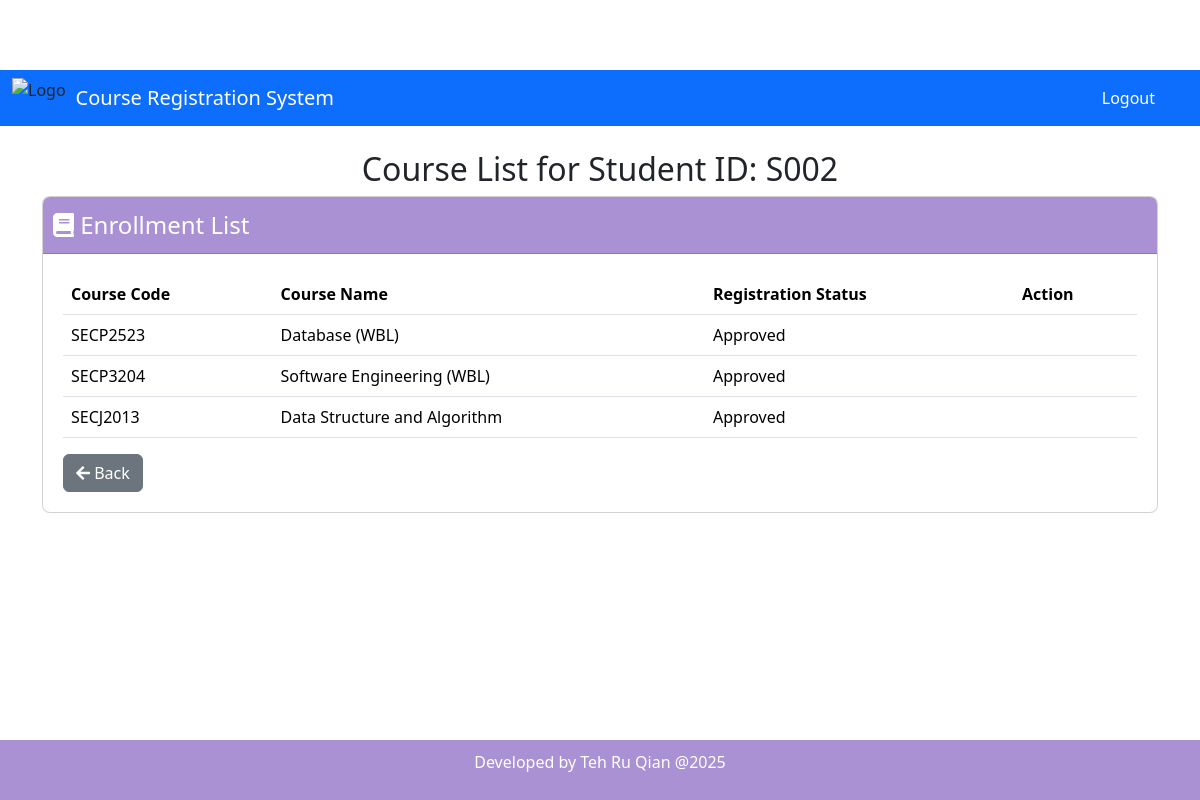
The page /lecturer/s_course_list.php?id=S002 (signed in) on the database its author committed.
### tables this page shows
CREATE TABLE `tb_enrollments` (
  `enrollment_id` int(11) NOT NULL,
  `student_id` varchar(11) NOT NULL,
  `course_id` int(11) NOT NULL,
  `semester` varchar(20) NOT NULL,
  `registration_date` date NOT NULL DEFAULT current_timestamp(),
  `registration_status` int(5) NOT NULL
);

CREATE TABLE `tb_courses` (
  `course_id` int(11) NOT NULL,
  `course_name` varchar(100) NOT NULL,
  `course_code` varchar(20) NOT NULL,
  `course_description` text DEFAULT NULL,
  `lecturer_id` varchar(11) NOT NULL,
  `max_students` int(11) NOT NULL
);

CREATE TABLE `tb_status` (
  `s_id` int(5) NOT NULL,
  `s_desc` varchar(30) NOT NULL
);

### lecturer/s_course_list.php (the view, shortened to what this page needs)
<?php
include '../db_connect.php';
include '../headerlecturer.php';
$student_id = $_GET['id'];
$sql = "SELECT e.enrollment_id, c.course_code, c.course_name, e.registration_status
        FROM tb_enrollments e
        JOIN tb_courses c ON e.course_id = c.course_id
        WHERE e.student_id = ?";
$stmt = $conn->prepare($sql);
$stmt->bind_param("s", $student_id);
$stmt->execute();
$course_result = $stmt->get_result();
?>
<div class="container">
<br>
<div class="jumbotron">
    <h2 style="text-align: center;">Course List for Student ID: <?php echo htmlspecialchars($student_id); ?></h2>
    <div class="card mb-3" style="border-radius: 0.5rem; overflow: hidden;">
        <div class="card-header" style="background-color: #a991d4; color: white; padding: 10px; font-size: 1.5rem;">
            <i class="fas fa-book"></i> Enrollment List
        </div>
    <div class="card-body" style="padding: 20px;">
    <table class="table table-hover align-middle">
        <thead>
            <tr>
                <th>Course Code</th>
                <th>Course Name</th>
                <th>Registration Status</th>
                <th>Action</th>
            </tr>
        </thead>
        <tbody>
        <?php
        if ($course_result->num_rows > 0) {
            while ($course = $course_result->fetch_assoc()) {
                echo "<tr>";
                echo "<td>" . htmlspecialchars($course['course_code']) . "</td>";
                echo "<td>" . htmlspecialchars($course['course_name']) . "</td>";
                $registration_status = $course['registration_status'];
                $status_sql = "SELECT s_desc FROM tb_status WHERE s_id = '$registration_status'";
                $status_result = mysqli_query($conn, $status_sql);
                $status_row = mysqli_fetch_assoc($status_result);
                $registration_status_desc = $status_row['s_desc'];
                echo "<td>" . htmlspecialchars($registration_status_desc) . "</td>";
                if ($course['registration_status'] == '1') {
                    echo "<td class='text-left'><button class='btn btn-success' onclick=\"changeStatus('" . $course['enrollment_id'] . "')\">Approve</button></td>";
                } else {
                    echo "<td></td>";
                }
                echo "</tr>";
            }
        } else {
            echo "<tr><td colspan='4' class='text-center'>No courses found</td></tr>";
        }
        ?>
        </tbody>
    </table>
    <button type="button" class="btn btn-secondary" onclick="window.location.href='student_list.php'">
        <i class="fas fa-arrow-left"></i> Back
    </button>
</div>
<?php include '../footer.php';?>

### headerlecturer.php (style rules this page uses)
body { margin: 0; padding: 0; height: 100vh; display: flex; flex-direction: column; font-family: 'Inter', sans-serif; padding-top: 70px; background: white }

### rows shown on the page
tb_enrollments: course.course_code "SECP2523", course.course_name "Database (WBL)", registration_status.s_desc "Approved"
tb_enrollments: course.course_code "SECP3204", course.course_name "Software Engineering (WBL)", registration_status.s_desc "Approved"
tb_enrollments: course.course_code "SECJ2013", course.course_name "Data Structure and Algorithm", registration_status.s_desc "Approved"

### other values the page prints
$student_id "S002"
